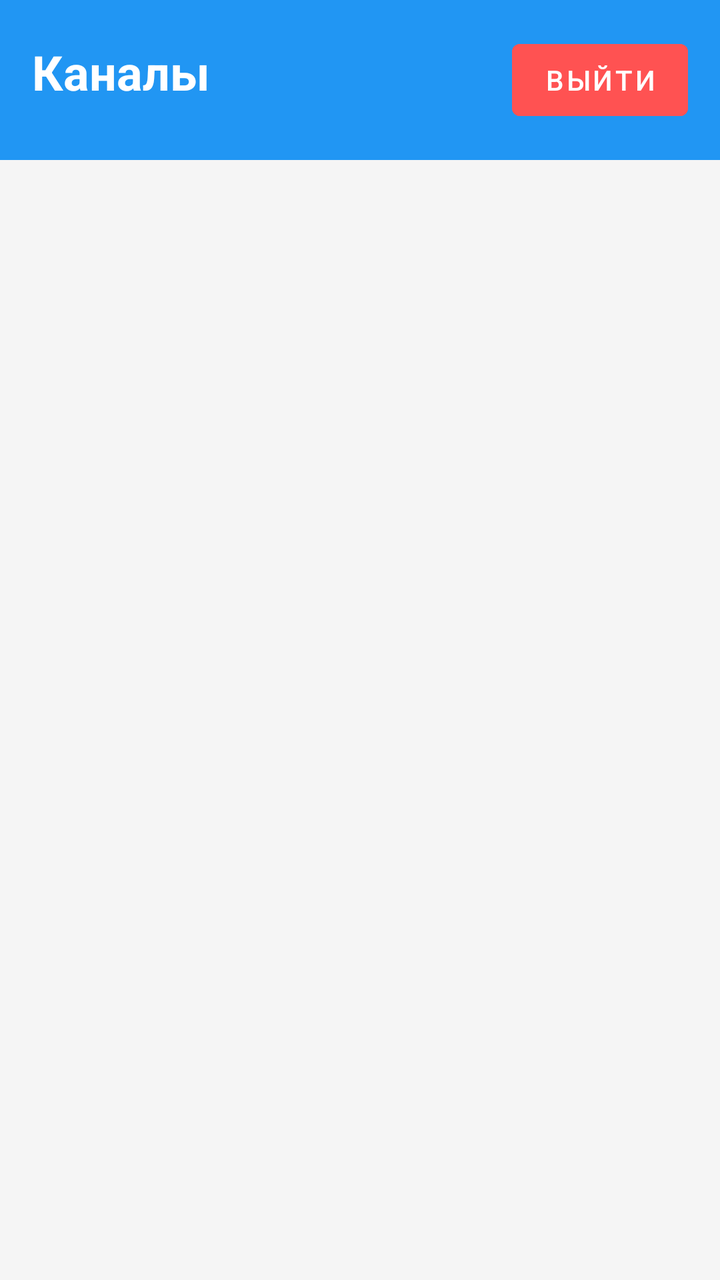
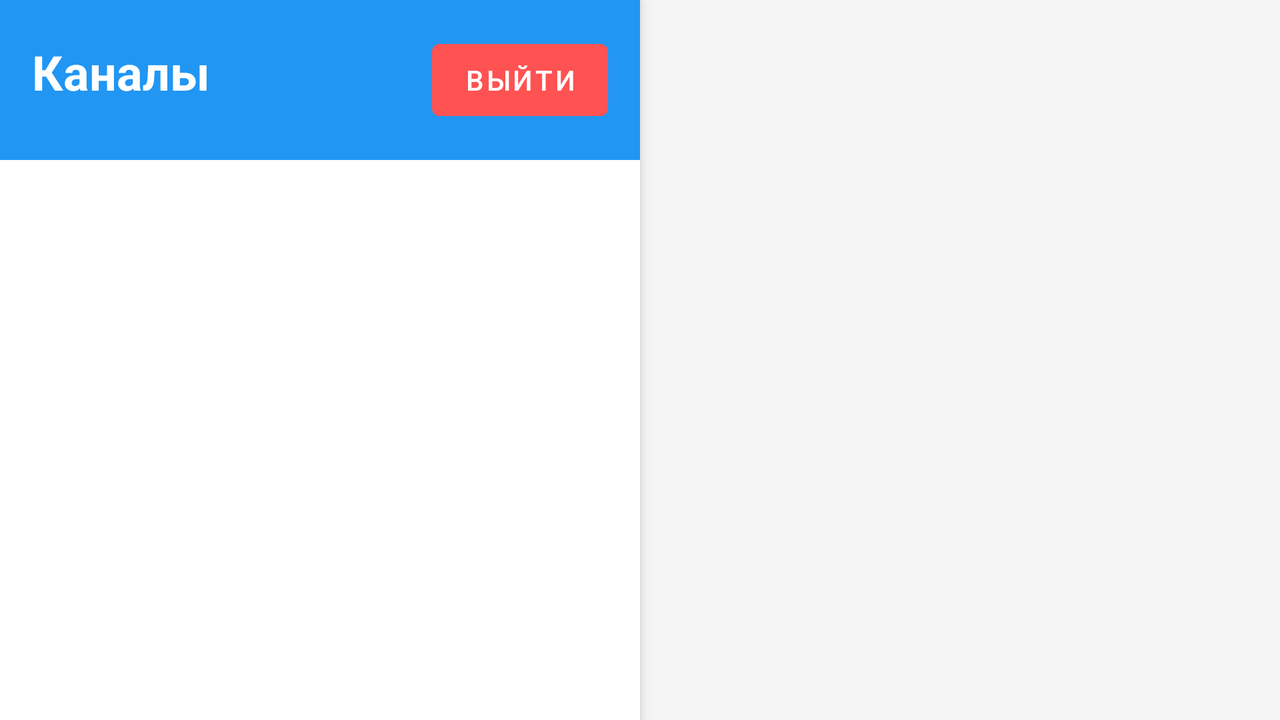

One screen, two layout resources from the same app: the default and the repository's alternative for another configuration. Each is rendered where Android would select it; the XML of both is given below.
<!-- AndroidManifest.xml: application theme Theme.Mobdev -->
<!-- res/layout/activity_channel.xml -->
<?xml version="1.0" encoding="utf-8"?>
<LinearLayout xmlns:android="http://schemas.android.com/apk/res/android"
    android:layout_width="match_parent"
    android:layout_height="match_parent"
    android:fitsSystemWindows="true"
    android:background="@color/background"
    android:orientation="vertical">

    <LinearLayout
        android:layout_width="match_parent"
        android:layout_height="wrap_content"
        android:background="@color/primary"
        android:orientation="horizontal"
        android:padding="16dp">

        <TextView
            android:layout_width="0dp"
            android:layout_height="wrap_content"
            android:layout_weight="1"
            android:text="@string/channel_title"
            android:textColor="@color/text_on_primary"
            android:textSize="24sp"
            android:textStyle="bold" />

        <Button
            android:id="@+id/btnLogout"
            android:layout_width="wrap_content"
            android:layout_height="wrap_content"
            android:backgroundTint="@color/accent"
            android:text="@string/channel_logout" />

    </LinearLayout>

    <androidx.recyclerview.widget.RecyclerView
        android:id="@+id/rvChannels"
        android:layout_width="match_parent"
        android:layout_height="0dp"
        android:layout_weight="1"
        android:padding="8dp" />

    <FrameLayout
        android:id="@+id/messageContainer"
        android:layout_width="match_parent"
        android:layout_height="0dp"
        android:layout_weight="1"
        android:background="@color/background"
        android:visibility="gone" />

</LinearLayout>
<!-- resources referenced by this layout -->
<resources>
  <color name="accent">#FF5252</color>
  <color name="background">#F5F5F5</color>
  <color name="primary">#2196F3</color>
  <color name="text_on_primary">#FFFFFF</color>
  <string name="channel_logout">Выйти</string>
  <string name="channel_title">Каналы</string>
  <style name="Theme.Mobdev" parent="Theme.MaterialComponents.DayNight.NoActionBar">
          <item name="colorPrimary">#2196F3</item>
          <item name="colorPrimaryVariant">#1976D2</item>
          <item name="colorOnPrimary">#FFFFFF</item>
          <item name="android:windowLightStatusBar">true</item>
      </style>
</resources>
<!-- res/layout-land/activity_channel.xml (the repository's variant of the layout above) -->
<!-- drawn on the phone turned sideways -->
<?xml version="1.0" encoding="utf-8"?>
<LinearLayout xmlns:android="http://schemas.android.com/apk/res/android"
    android:layout_width="match_parent"
    android:layout_height="match_parent"
    android:fitsSystemWindows="true"
    android:background="@color/background"
    android:orientation="horizontal">

    <LinearLayout
        android:layout_width="0dp"
        android:layout_height="match_parent"
        android:layout_weight="1"
        android:background="#FFFFFF"
        android:elevation="4dp"
        android:orientation="vertical">

        <LinearLayout
            android:layout_width="match_parent"
            android:layout_height="wrap_content"
            android:background="@color/primary"
            android:orientation="horizontal"
            android:padding="16dp">

            <TextView
                android:layout_width="0dp"
                android:layout_height="wrap_content"
                android:layout_weight="1"
                android:text="@string/channel_title"
                android:textColor="@color/text_on_primary"
                android:textSize="24sp"
                android:textStyle="bold" />

            <Button
                android:id="@+id/btnLogout"
                android:layout_width="wrap_content"
                android:layout_height="wrap_content"
                android:backgroundTint="@color/accent"
                android:text="@string/channel_logout" />

        </LinearLayout>

        <androidx.recyclerview.widget.RecyclerView
            android:id="@+id/rvChannels"
            android:layout_width="match_parent"
            android:layout_height="match_parent"
            android:padding="8dp" />

    </LinearLayout>

    <FrameLayout
        android:id="@+id/messageContainer"
        android:layout_width="0dp"
        android:layout_height="match_parent"
        android:layout_weight="1"
        android:background="@color/background"
        android:visibility="visible" />

</LinearLayout>
